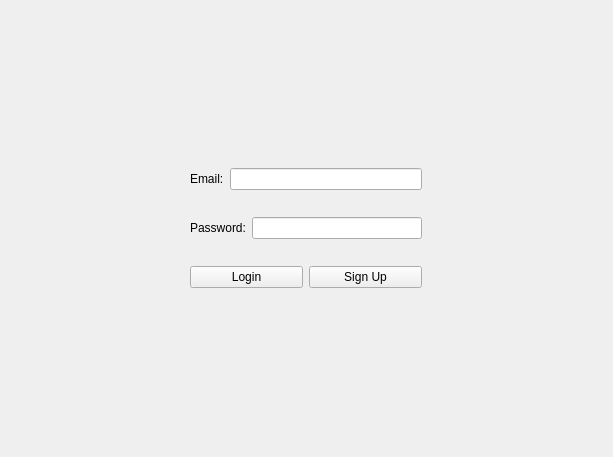
<?xml version="1.0" encoding="UTF-8"?>
<ui version="4.0">
 <class>LoginWindow</class>
 <widget class="QWidget" name="LoginWindow">
  <property name="geometry">
   <rect>
    <x>0</x>
    <y>0</y>
    <width>613</width>
    <height>457</height>
   </rect>
  </property>
  <property name="windowTitle">
   <string>Form</string>
  </property>
  <layout class="QHBoxLayout" name="horizontalLayout_4">
   <item>
    <widget class="QWidget" name="widget" native="true">
     <property name="maximumSize">
      <size>
       <width>250</width>
       <height>180</height>
      </size>
     </property>
     <layout class="QVBoxLayout" name="verticalLayout">
      <item>
       <layout class="QHBoxLayout" name="horizontalLayout">
        <item>
         <widget class="QLabel" name="label">
          <property name="text">
           <string>Email:</string>
          </property>
         </widget>
        </item>
        <item>
         <widget class="QLineEdit" name="lineEdit_email"/>
        </item>
       </layout>
      </item>
      <item>
       <layout class="QHBoxLayout" name="horizontalLayout_2">
        <item>
         <widget class="QLabel" name="label_2">
          <property name="text">
           <string>Password:</string>
          </property>
         </widget>
        </item>
        <item>
         <widget class="QLineEdit" name="lineEdit_password">
          <property name="echoMode">
           <enum>QLineEdit::EchoMode::Password</enum>
          </property>
         </widget>
        </item>
       </layout>
      </item>
      <item>
       <layout class="QHBoxLayout" name="horizontalLayout_3">
        <item>
         <widget class="QPushButton" name="loginButton">
          <property name="cursor">
           <cursorShape>PointingHandCursor</cursorShape>
          </property>
          <property name="text">
           <string>Login</string>
          </property>
         </widget>
        </item>
        <item>
         <widget class="QPushButton" name="signUpButton">
          <property name="text">
           <string>Sign Up</string>
          </property>
         </widget>
        </item>
       </layout>
      </item>
     </layout>
    </widget>
   </item>
  </layout>
 </widget>
 <resources/>
 <connections/>
</ui>
